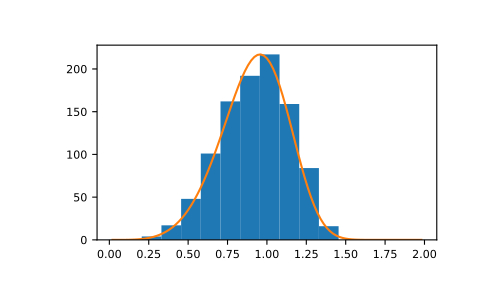

This chart was generated by the following Python code:
# Draw samples from the distribution:

a = 5. # shape
s = np.random.weibull(a, 1000)

# Display the histogram of the samples, along with
# the probability density function:

import matplotlib.pyplot as plt
x = np.arange(1,100.)/50.
def weib(x,n,a):
    return (a / n) * (x / n)**(a - 1) * np.exp(-(x / n)**a)

count, bins, ignored = plt.hist(np.random.weibull(5.,1000))
x = np.arange(1,100.)/50.
scale = count.max()/weib(x, 1., 5.).max()
plt.plot(x, weib(x, 1., 5.)*scale)
plt.show()
